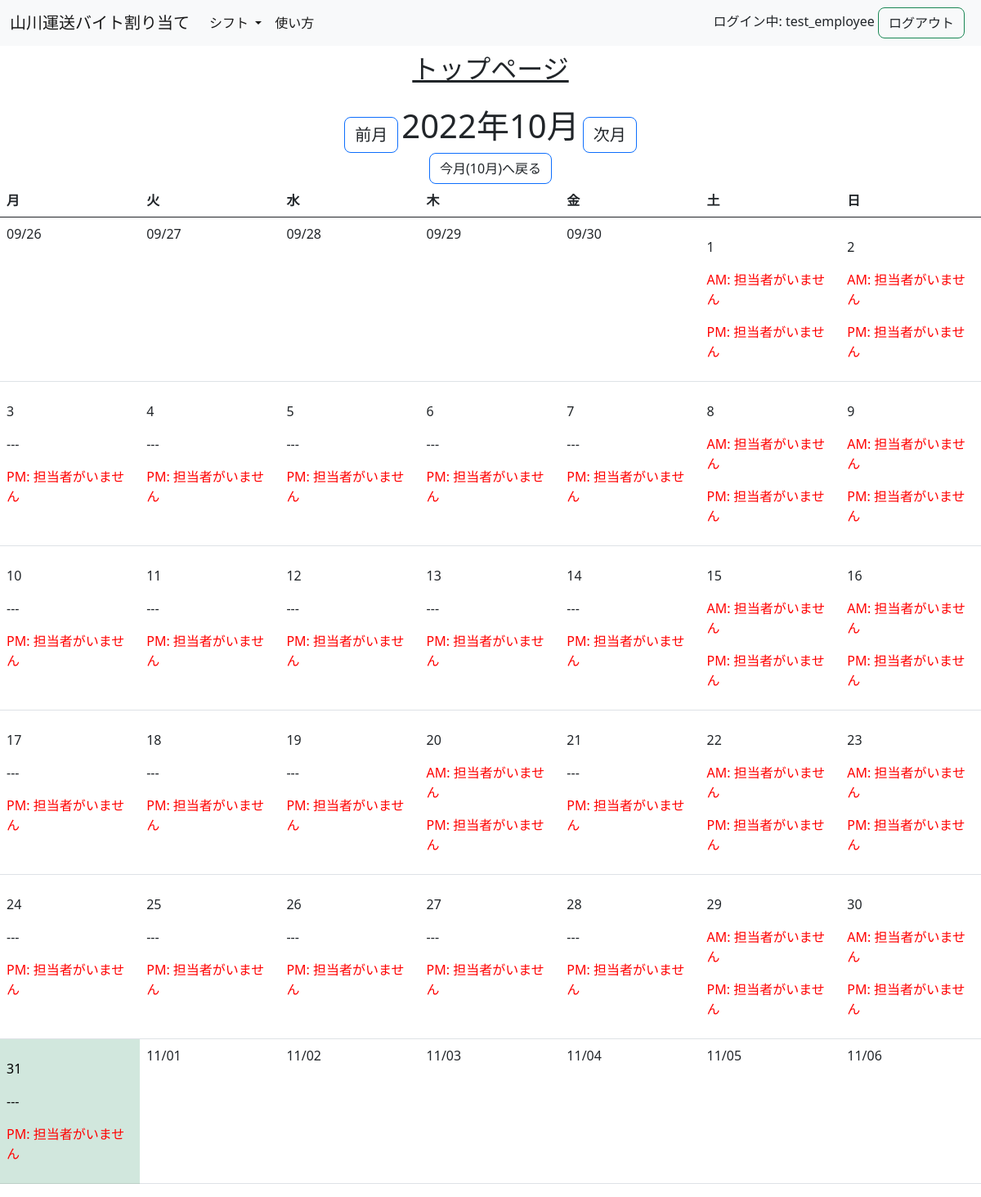
Page /shift/ (signed in) on the committed database.
### top/models.py (models this page shows)
class User(AbstractUser):
    is_employer = models.BooleanField(default=False)

### shift/models.py (models this page shows, shortened)
class MasterShift(models.Model):
    shift_table = models.ForeignKey(ShiftTable, on_delete=models.CASCADE, null=True, blank=True)  # 追加
    date = models.DateField()
    is_am = models.BooleanField()
    required = models.BooleanField()
    worker = models.ForeignKey(User, on_delete=models.SET_NULL, null=True, blank=True)

### shift/views.py (the view)
# urls.py: path('', views.Index.as_view(), name='index'),
class Index(MonthWithShiftsMixin, TemplateView):
    template_name = 'shift/index2.html'
    model = MasterShift
    date_field = 'date'
    def get_context_data(self, **kwargs):
        context = super().get_context_data(**kwargs)
        calendar_context = self.get_month_calendar()
        context.update(calendar_context)
        context.update({
            'user': self.request.user
        })
        return context

### shift/mixins.py (called while the page is built)
    def setup_calendar(self):
        self._calendar = calendar.Calendar(self.first_weekday)

    def get_week_names(self):
        week_names = deque(self.week_names)
        week_names.rotate(-self.first_weekday)
        return week_names

    def get_previous_month(self, date):
        if date.month == 1:
            return date.replace(year=date.year - 1, month=12, day=1)
        else:
            return date.replace(month=date.month - 1, day=1)

    def get_next_month(self, date):
        if date.month == 12:
            return date.replace(year=date.year + 1, month=1, day=1)
        else:
            return date.replace(month=date.month + 1, day=1)

    def get_month_days(self, date):
        return self._calendar.monthdatescalendar(date.year, date.month)

    def get_current_month(self):
        self.setup_calendar()
        month = self.kwargs.get('month')
        year = self.kwargs.get('year')
        if month and year:
            month = datetime.date(year=int(year), month=int(month), day=1)
        else:
            month = datetime.date.today().replace(day=1)
        return month

    def get_month_calendar(self):
        current_month = self.get_current_month()
        calendar_data = {
            'now': datetime.date.today(),
            'month_days': self.get_month_days(current_month),
            'month_current': current_month,
            'month_previous': self.get_previous_month(current_month),
            'month_next': self.get_next_month(current_month),
            'week_names': self.get_week_names(),
        }
        return calendar_data

    def get_month_schedules(self, start, end, days):
        shifts = {day: [MasterShift.objects.filter(date__range=(start, end)).filter(date=day.strftime('%Y-%m-%d'))] for
                  week in days for day in week}
        size = len(shifts)
        return [{key: shifts[key] for key in itertools.islice(shifts, i, i + 7)} for i in range(0, size, 7)]

    def get_personal_schedules(self, start, end, days):
        master_shifts = [master for week in days for day in week
                         for master in MasterShift.objects.filter(date__range=(start, end), date=day.strftime('%Y-%m-%d'))]
        personal_shifts = PersonalShift.objects.filter(master__in=master_shifts)
        return personal_shifts

### templates/shift/index2.html
{% extends 'top/base.html' %}
{% block content %}
<p class="page-title">
トップページ
</p>
<div class="container-fluid text-center col-6">
    <a class="fs-5 btn btn-outline-primary" href="{% url 'shift:index' month_previous.year month_previous.month %}" role="button">前月</a>
        <span class="fs-1">{{ month_current | date:"Y年m月" }}</span>
    <a class="fs-5 btn btn-outline-primary" href="{% url 'shift:index' month_next.year month_next.month %}" role="button">次月</a>
    <form action='{% url 'shift:index' now.year now.month %}'>
        <input type="submit" class="btn btn-outline-primary" value="今月({{ now.month }}月)へ戻る">
    </form>
</div>
<table class="table">
    <thead>
    <tr>
        {% for w in week_names %}
            <th>{{ w }}</th>
        {% endfor %}
    </tr>
    </thead>
    <tbody>
    {% for week_day_shifts in shifts %}
        <tr>
            {% for day, week_shifts in week_day_shifts.items %}
                {% if now == day %}
                    <td class="table-success">
                        {% else %}
                    <td>
                {% endif %}
            <p>
                {% if month_current.month != day.month %}
                    {{ day | date:"m/d" }}
                {% else %}
                    <p>{{ day.day }}</p>
                    {% for shift in week_shifts %}
                        {% for master_shift in shift|dictsortreversed:"is_am" %}
                            {% if master_shift.date == day %}
                                {% if master_shift.is_am %}
                                    <p>
                                        {% if master_shift.required %}
                                            {% if master_shift.is_am %}
                                                {% if master_shift.worker %}
                                                    <p>AM: {{ master_shift.worker.username }}</p>
                                                {% else %}
                                                    <p class="red">AM: 担当者がいません</p>
                                                {% endif %}
                                            {% endif %}
                                        {% else %}
                                            {% if master_shift.is_am %}
                                                <p>---</p>
                                            {% endif %}
                                        {% endif %}
                                {% else %}
                                    <p>
                                        {% if master_shift.required %}
                                            {% if not master_shift.is_am %}
                                                {% if master_shift.worker %}
                                                    <p>PM: {{ master_shift.worker.username }}</p>
                                                {% else %}
                                                    <p class="red">PM: 担当者がいません</p>
                                                {% endif %}
                                            {% endif %}
                                        {% else %}
                                            {% if not master_shift.is_am %}
                                                <p>---</p>
                                            {% endif %}
                                        {% endif %}
                                {% endif %}
                            {% endif %}
                        {% endfor %}
                    {% endfor %}
                {% endif %}
            </td>
            {% endfor %}
        </tr>
    {% endfor %}
    </tbody>
</table>
{% endblock %}

### templates/top/base.html (shortened to what this page needs)
{% load static %}
<!DOCTYPE html>
<html lang="en">
<head>
    <link href="https://cdn.jsdelivr.net/npm/bootstrap@5.0.2/dist/css/bootstrap.min.css" rel="stylesheet">
    <link rel="stylesheet" type='text/css' href="{% static 'top/stylesheet.css' %}">
</head>
<body>
<nav class="navbar navbar-expand-lg navbar-light bg-light fixed-top">
  <div class="container-fluid">
    <a class="navbar-brand" href="{% url 'top:index' %}">山川運送バイト割り当て</a>
    <div class="collapse navbar-collapse" id="navbarSupportedContent">
      <ul class="navbar-nav me-auto mb-2 mb-lg-0">
        {% if user.is_employer %}
        <li class="nav-item dropdown">
          <a class="nav-link dropdown-toggle active" href="#" id="navbarDropdown" role="button" data-bs-toggle="dropdown" aria-expanded="false">
            シフト
          </a>
          <ul class="dropdown-menu" aria-labelledby="navbarDropdown">
            <li><a class="dropdown-item" href="{% url 'shift:index' %}">シフトの表示</a></li>
            <li><a class="dropdown-item" href="{% url 'shift:assign' %}">シフトの有効化</a></li>
            <li><a class="dropdown-item" href="{% url 'shift:employer' %}">シフトの割り振り</a></li>
          </ul>
        </li>
        <li class="nav-item dropdown">
          <a class="nav-link dropdown-toggle active" href="#" id="navbarDropdown" role="button" data-bs-toggle="dropdown" aria-expanded="false">
            従業員
          </a>
          <ul class="dropdown-menu" aria-labelledby="navbarDropdown">
            <li><a class="dropdown-item" href="{% url 'top:edit' %}">現在の従業員を編集</a></li>
            <li><a class="dropdown-item" href="{% url 'top:register' %}">新規従業員を登録</a></li>
          </ul>
        </li>
        <li class="nav-item dropdown">
          <a class="nav-link dropdown-toggle active" href="#" id="navbarDropdown" role="button" data-bs-toggle="dropdown" aria-expanded="false">
            使い方
          </a>
          <ul class="dropdown-menu" aria-labelledby="navbarDropdown">
            <li><a class="dropdown-item" href="{% url 'tutorial:employer' %}">雇用者用画面</a></li>
            <li><a class="dropdown-item" href="{% url 'tutorial:employee' %}">従業員用画面</a></li>
          </ul>
        </li>
        {% else %}
            <li class="nav-item dropdown">
          <a class="nav-link dropdown-toggle active" href="#" id="navbarDropdown" role="button" data-bs-toggle="dropdown" aria-expanded="false">
            シフト
          </a>
        </li>
            <li class="nav-item">
              <a class="nav-link active" aria-current="page" href="{% url 'tutorial:employee' %}">使い方</a>
            </li>
        {% endif %}
      </ul>
      <form action="{% url 'top:logout' %}">
          ログイン中: {{ user.username }}
        <input type="submit" class="btn btn-outline-success me-2" value="ログアウト">
      </form>
    </div>
  </div>
</nav>
<div class="under-nav">
{% block content %}
{% endblock %}
</div>
</body>
</html>

### top/static/top/stylesheet.css (style rules this page uses)
*, *:before, *:after { -webkit-box-sizing: inherit; box-sizing: inherit; }
html { -webkit-box-sizing: border-box; box-sizing: border-box; }
.btn, a.btn, button.btn { position: relative; display: inline-block; cursor: pointer; -webkit-user-select: none; -moz-user-select: none; -ms-user-select: none; user-select: none; -webkit-transition: all 0.3s; transition: all 0.3s; text-align: center; vertical-align: middle; text-decoration: none; color: #212529; border-radius: 0.5rem; }
.under-nav { margin-top: 60px; }
.red { color:red; }
.page-title { font-size: 2rem; margin-right: auto; margin-left: auto; width: fit-content; text-decoration: underline; }

### rows in the picture
User: username "test_employee"
MasterShift: date "AM: 担当者がいません"
MasterShift: date "PM: 担当者がいません"
MasterShift: date "AM: 担当者がいません"
MasterShift: date "PM: 担当者がいません"
MasterShift: date "PM: 担当者がいません"
MasterShift: date "PM: 担当者がいません"
MasterShift: date "PM: 担当者がいません"
MasterShift: date "PM: 担当者がいません"
MasterShift: date "PM: 担当者がいません"
MasterShift: date "AM: 担当者がいません"
MasterShift: date "PM: 担当者がいません"
MasterShift: date "AM: 担当者がいません"
MasterShift: date "PM: 担当者がいません"
MasterShift: date "PM: 担当者がいません"
MasterShift: date "PM: 担当者がいません"
MasterShift: date "PM: 担当者がいません"
MasterShift: date "PM: 担当者がいません"
MasterShift: date "PM: 担当者がいません"
MasterShift: date "AM: 担当者がいません"
MasterShift: date "PM: 担当者がいません"
MasterShift: date "AM: 担当者がいません"
MasterShift: date "PM: 担当者がいません"
MasterShift: date "PM: 担当者がいません"
MasterShift: date "PM: 担当者がいません"
MasterShift: date "PM: 担当者がいません"
MasterShift: date "AM: 担当者がいません"
MasterShift: date "PM: 担当者がいません"
MasterShift: date "PM: 担当者がいません"
MasterShift: date "AM: 担当者がいません"
MasterShift: date "PM: 担当者がいません"
MasterShift: date "AM: 担当者がいません"
MasterShift: date "PM: 担当者がいません"
MasterShift: date "PM: 担当者がいません"
MasterShift: date "PM: 担当者がいません"
MasterShift: date "PM: 担当者がいません"
MasterShift: date "PM: 担当者がいません"
MasterShift: date "PM: 担当者がいません"
MasterShift: date "AM: 担当者がいません"
MasterShift: date "PM: 担当者がいません"
MasterShift: date "AM: 担当者がいません"
MasterShift: date "PM: 担当者がいません"
MasterShift: date "PM: 担当者がいません"

### other values in the picture
{{ month_current | date:"Y年m月" }} "2022年10月"
{{ w }} "月" "火" "水" "木" "金" "土" "日"
{{ day | date:"m/d" }} "09/26" "09/27" "09/28" "09/29" "09/30" "11/01" "11/02" "11/03" "11/04" "11/05" "11/06"
{{ day.day }} "1" "2" "3" "4" "5" "6" "7" "8" "9" "10" "11" "12" "13" "14" "15" "16" "17" "18" "19" "20" "21" "22" "23" "24" "25" "26" "27" "28" "29" "30" "31"
